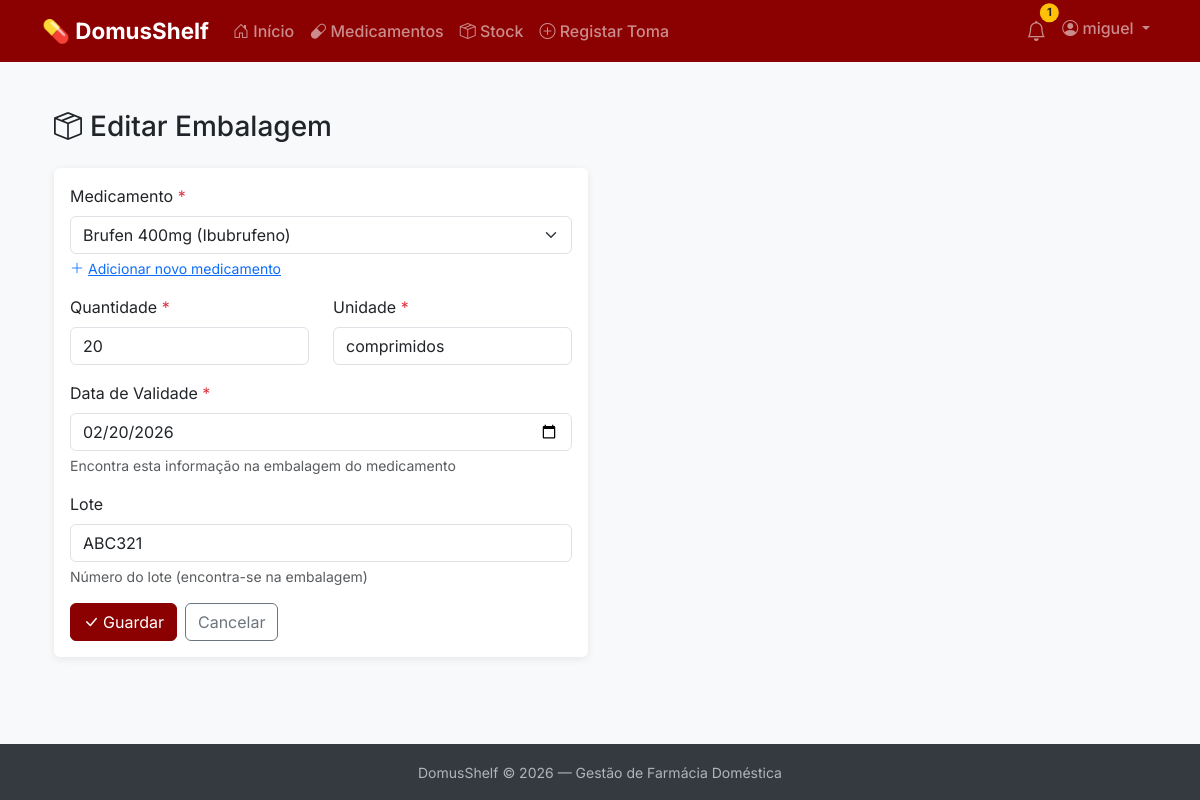
The app's page /medicamentos/stock/2/editar/ (signed in) with its own data.
### pharmacy/models.py (models this page shows, shortened)
class Embalagem(models.Model):
    medicamento = models.ForeignKey(
        Medicamento,
        on_delete=models.CASCADE,
        related_name='embalagens',
        verbose_name='Medicamento'
    )
    quantidade_inicial = models.PositiveIntegerField(
        verbose_name='Quantidade Inicial'
    )
    quantidade_actual = models.PositiveIntegerField(
        verbose_name='Quantidade Actual'
    )
    unidade = models.CharField(
        max_length=50,
        default='unidades',
        verbose_name='Unidade'
    )
    data_validade = models.DateField(
        verbose_name='Data de Validade'
    )
    lote = models.CharField(
        max_length=50,
        blank=True,
        verbose_name='Lote'
    )
    criado_em = models.DateTimeField(
        auto_now_add=True,
        verbose_name='Criado em'
    )
    class Meta:
        verbose_name = 'Embalagem'
        verbose_name_plural = 'Embalagens'
        ordering = ['data_validade']

### pharmacy/views.py (the view)
# urls.py: path('stock/<int:pk>/editar/', views.embalagem_editar, name='embalagem_editar'),
@login_required
def embalagem_editar(request, pk):
    embalagem = get_object_or_404(
        Embalagem,
        pk=pk,
        medicamento__utilizador=request.user
    )
    if request.method == 'POST':
        form = EmbalagemForm(request.POST, instance=embalagem, user=request.user)
        if form.is_valid():
            form.save()
            return redirect('pharmacy:embalagem_lista')
    else:
        form = EmbalagemForm(instance=embalagem, user=request.user)
    context = {
        'form': form,
        'titulo': 'Editar Embalagem',
        'embalagem': embalagem,
    }
    return render(request, 'pharmacy/embalagem_form.html', context)

### pharmacy/context_processors.py (called while the page is built)
def alertas_count(request):
    if not request.user.is_authenticated:
        return {'alertas_count': 0}
    hoje = date.today()
    try:
        prefs = Preferencias.objects.get(utilizador=request.user)
        dias_alerta = prefs.dias_alerta_antes
    except Preferencias.DoesNotExist:
        dias_alerta = 30  # Valor por defeito
    data_limite = hoje + timedelta(days=dias_alerta)
    count = Embalagem.objects.filter(
        medicamento__utilizador=request.user,
        quantidade_actual__gt=0,
        data_validade__lte=data_limite
    ).count()
    return {'alertas_count': count}

### pharmacy/models.py (called while the page is built)
    def __str__(self):
        if self.principio_activo:
            return f"{self.nome_comercial} ({self.principio_activo})"
        return self.nome_comercial

### pharmacy/templates/pharmacy/embalagem_form.html (shortened to what this page needs)
{% extends 'base.html' %}
{% block content %}
<div class="container py-4">
    <div class="mb-4">
        <h1 class="h3">
            <i class="bi bi-box-seam me-2"></i>{{ titulo }}
        </h1>
    </div>
    <div class="row">
        <div class="col-lg-6">
            <div class="card">
                <div class="card-body">
                    <form method="post">
                        <div class="mb-3">
                            <label for="{{ form.medicamento.id_for_label }}" class="form-label">
                                {{ form.medicamento.label }}
                                <span class="text-danger">*</span>
                            </label>
                            {{ form.medicamento }}
                            <div class="form-text">
                                <a href="{% url 'pharmacy:medicamento_criar' %}">
                                    <i class="bi bi-plus-lg me-1"></i>Adicionar novo medicamento
                                </a>
                            </div>
                        </div>
                        <div class="row">
                            <div class="col-6">
                                <div class="mb-3">
                                    <label for="{{ form.quantidade_inicial.id_for_label }}" class="form-label">
                                        {{ form.quantidade_inicial.label }}
                                        <span class="text-danger">*</span>
                                    </label>
                                    {{ form.quantidade_inicial }}
                                </div>
                            </div>
                            <div class="col-6">
                                <div class="mb-3">
                                    <label for="{{ form.unidade.id_for_label }}" class="form-label">
                                        {{ form.unidade.label }}
                                        <span class="text-danger">*</span>
                                    </label>
                                    {{ form.unidade }}
                                </div>
                            </div>
                        </div>
                        <div class="mb-3">
                            <label for="{{ form.data_validade.id_for_label }}" class="form-label">
                                {{ form.data_validade.label }}
                                <span class="text-danger">*</span>
                            </label>
                            {{ form.data_validade }}
                            <div class="form-text">
                                Encontra esta informação na embalagem do medicamento
                            </div>
                        </div>
                        <div class="mb-3">
                            <label for="{{ form.lote.id_for_label }}" class="form-label">
                                {{ form.lote.label }}
                            </label>
                            {{ form.lote }}
                            {% if form.lote.help_text %}
                                <div class="form-text">{{ form.lote.help_text }}</div>
                            {% endif %}
                        </div>
                        <div class="d-flex gap-2">
                            <button type="submit" class="btn btn-primary">
                                <i class="bi bi-check-lg me-1"></i>Guardar
                            </button>
                            <a href="{% url 'pharmacy:embalagem_lista' %}" class="btn btn-outline-secondary">
                                Cancelar
                            </a>
                        </div>
                    </form>
                </div>
            </div>
        </div>
    </div>
</div>
{% endblock %}

### templates/base.html (shortened to what this page needs)
<!DOCTYPE html>
<html lang="pt">
<head>
    <link href="https://cdn.jsdelivr.net/npm/bootstrap@5.3.2/dist/css/bootstrap.min.css" rel="stylesheet">
    <link href="https://cdn.jsdelivr.net/npm/bootstrap-icons@1.11.1/font/bootstrap-icons.css" rel="stylesheet">
</head>
<body>
    <nav class="navbar navbar-expand-lg navbar-dark">
        <div class="container">
            <a class="navbar-brand" href="/">
                💊 DomusShelf
            </a>
            <div class="collapse navbar-collapse" id="navbarNav">
                {% if user.is_authenticated %}
                <ul class="navbar-nav me-auto">
                    <li class="nav-item">
                        <a class="nav-link" href="/">
                            <i class="bi bi-house-door"></i> Início
                        </a>
                    </li>
                    <li class="nav-item">
                        <a class="nav-link" href="{% url 'pharmacy:medicamento_lista' %}">
                            <i class="bi bi-capsule"></i> Medicamentos
                        </a>
                    </li>
                    <li class="nav-item">
                        <a class="nav-link" href="{% url 'pharmacy:embalagem_lista' %}">
                            <i class="bi bi-box-seam"></i> Stock
                        </a>
                    </li>
                    <li class="nav-item">
                        <a class="nav-link" href="{% url 'pharmacy:consumo_criar' %}">
                            <i class="bi bi-plus-circle"></i> Registar Toma
                        </a>
                    </li>
                </ul>
                <ul class="navbar-nav">
                    <li class="nav-item">
                        <a class="nav-link position-relative" href="{% url 'pharmacy:alertas_lista' %}">
                            <i class="bi bi-bell fs-5"></i>
                            {% if alertas_count and alertas_count > 0 %}
                            <span class="badge rounded-pill bg-warning text-dark alert-badge">
                                {{ alertas_count }}
                            </span>
                            {% endif %}
                        </a>
                    </li>
                    <li class="nav-item dropdown">
                        <a class="nav-link dropdown-toggle" href="#" role="button" data-bs-toggle="dropdown">
                            <i class="bi bi-person-circle"></i> {{ user.username }}
                        </a>
                    </li>
                </ul>
                {% endif %}
            </div>
        </div>
    </nav>
    <main>
        <div class="container">
            {% block content %}{% endblock %}
        </div>
    </main>
    <footer>
        <div class="container text-center">
            <small>DomusShelf &copy; 2026 — Gestão de Farmácia Doméstica</small>
        </div>
    </footer>
</body>
</html>

### templates/base.html (style rules this page uses)
body { font-family: 'Inter', sans-serif; background-color: #f8f9fa; min-height: 100vh; display: flex; flex-direction: column; }
.navbar { background-color: #8B0000 !important; }
.navbar-brand { font-weight: 700; font-size: 1.4rem; }
.nav-link { font-weight: 500; }
.alert-badge { position: absolute; top: 0; right: 0; transform: translate(25%, -25%); font-size: 0.7rem; }
main { flex: 1; padding: 1.5rem 0; }
.btn-primary { background-color: #8B0000; border-color: #8B0000; }
.card { border: none; box-shadow: 0 2px 8px rgba(0,0,0,0.08); }
footer { background-color: #343a40; color: #adb5bd; padding: 1rem 0; margin-top: auto; }

### records on screen
Embalagem: medicamento "Brufen 400mg (Ibubrufeno)", quantidade_inicial "20", unidade "comprimidos", data_validade "02/20/2026", lote "ABC321"

### other values on screen
{{ alertas_count }} "1"
{{ user.username }} "miguel"
{{ titulo }} "Editar Embalagem"
